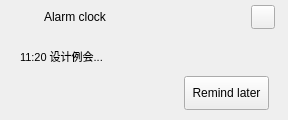
<?xml version="1.0" encoding="UTF-8"?>
<ui version="4.0">
 <class>Natice_alarm</class>
 <widget class="QWidget" name="Natice_alarm">
  <property name="geometry">
   <rect>
    <x>0</x>
    <y>0</y>
    <width>288</width>
    <height>120</height>
   </rect>
  </property>
  <property name="windowTitle">
   <string>Form</string>
  </property>
  <layout class="QVBoxLayout" name="verticalLayout">
   <property name="spacing">
    <number>0</number>
   </property>
   <property name="leftMargin">
    <number>0</number>
   </property>
   <property name="topMargin">
    <number>0</number>
   </property>
   <property name="rightMargin">
    <number>0</number>
   </property>
   <property name="bottomMargin">
    <number>0</number>
   </property>
   <item>
    <widget class="QWidget" name="widget" native="true">
     <property name="minimumSize">
      <size>
       <width>0</width>
       <height>0</height>
      </size>
     </property>
     <property name="maximumSize">
      <size>
       <width>16800</width>
       <height>16800</height>
      </size>
     </property>
     <property name="styleSheet">
      <string notr="true"/>
     </property>
     <layout class="QVBoxLayout" name="verticalLayout_2">
      <property name="spacing">
       <number>0</number>
      </property>
      <property name="topMargin">
       <number>0</number>
      </property>
      <property name="rightMargin">
       <number>8</number>
      </property>
      <item>
       <widget class="QWidget" name="widget_4" native="true">
        <property name="minimumSize">
         <size>
          <width>0</width>
          <height>0</height>
         </size>
        </property>
        <property name="maximumSize">
         <size>
          <width>16777215</width>
          <height>16777215</height>
         </size>
        </property>
        <layout class="QHBoxLayout" name="horizontalLayout">
         <property name="leftMargin">
          <number>5</number>
         </property>
         <property name="topMargin">
          <number>5</number>
         </property>
         <property name="rightMargin">
          <number>5</number>
         </property>
         <item>
          <widget class="QLabel" name="titleIcon">
           <property name="minimumSize">
            <size>
             <width>24</width>
             <height>24</height>
            </size>
           </property>
           <property name="maximumSize">
            <size>
             <width>24</width>
             <height>24</height>
            </size>
           </property>
           <property name="text">
            <string/>
           </property>
          </widget>
         </item>
         <item>
          <widget class="QLabel" name="titleLabel">
           <property name="minimumSize">
            <size>
             <width>100</width>
             <height>22</height>
            </size>
           </property>
           <property name="maximumSize">
            <size>
             <width>100</width>
             <height>22</height>
            </size>
           </property>
           <property name="styleSheet">
            <string notr="true"/>
           </property>
           <property name="text">
            <string>Alarm clock</string>
           </property>
          </widget>
         </item>
         <item>
          <spacer name="horizontalSpacer_5">
           <property name="orientation">
            <enum>Qt::Horizontal</enum>
           </property>
           <property name="sizeHint" stdset="0">
            <size>
             <width>40</width>
             <height>20</height>
            </size>
           </property>
          </spacer>
         </item>
         <item>
          <widget class="QPushButton" name="closeTitleBtn">
           <property name="minimumSize">
            <size>
             <width>24</width>
             <height>24</height>
            </size>
           </property>
           <property name="maximumSize">
            <size>
             <width>24</width>
             <height>24</height>
            </size>
           </property>
           <property name="toolTip">
            <string>Close</string>
           </property>
           <property name="styleSheet">
            <string notr="true"/>
           </property>
           <property name="text">
            <string/>
           </property>
          </widget>
         </item>
        </layout>
       </widget>
      </item>
      <item>
       <widget class="QWidget" name="widget_2" native="true">
        <property name="sizePolicy">
         <sizepolicy hsizetype="Minimum" vsizetype="Minimum">
          <horstretch>0</horstretch>
          <verstretch>0</verstretch>
         </sizepolicy>
        </property>
        <property name="minimumSize">
         <size>
          <width>0</width>
          <height>35</height>
         </size>
        </property>
        <property name="maximumSize">
         <size>
          <width>16777215</width>
          <height>16777215</height>
         </size>
        </property>
        <layout class="QHBoxLayout" name="horizontalLayout_2">
         <property name="spacing">
          <number>0</number>
         </property>
         <property name="leftMargin">
          <number>11</number>
         </property>
         <property name="topMargin">
          <number>0</number>
         </property>
         <property name="rightMargin">
          <number>11</number>
         </property>
         <property name="bottomMargin">
          <number>0</number>
         </property>
         <item>
          <widget class="QLabel" name="timeEndInfo">
           <property name="sizePolicy">
            <sizepolicy hsizetype="Preferred" vsizetype="Preferred">
             <horstretch>0</horstretch>
             <verstretch>0</verstretch>
            </sizepolicy>
           </property>
           <property name="minimumSize">
            <size>
             <width>90</width>
             <height>30</height>
            </size>
           </property>
           <property name="maximumSize">
            <size>
             <width>110</width>
             <height>30</height>
            </size>
           </property>
           <property name="font">
            <font>
             <pointsize>-1</pointsize>
            </font>
           </property>
           <property name="styleSheet">
            <string notr="true">font-size:11px</string>
           </property>
           <property name="text">
            <string>11:20 设计例会...</string>
           </property>
           <property name="alignment">
            <set>Qt::AlignLeading|Qt::AlignLeft|Qt::AlignVCenter</set>
           </property>
          </widget>
         </item>
         <item>
          <widget class="QLabel" name="autoCloseTime">
           <property name="sizePolicy">
            <sizepolicy hsizetype="Preferred" vsizetype="Preferred">
             <horstretch>0</horstretch>
             <verstretch>0</verstretch>
            </sizepolicy>
           </property>
           <property name="minimumSize">
            <size>
             <width>90</width>
             <height>30</height>
            </size>
           </property>
           <property name="maximumSize">
            <size>
             <width>16777215</width>
             <height>30</height>
            </size>
           </property>
           <property name="font">
            <font>
             <pointsize>9</pointsize>
            </font>
           </property>
           <property name="styleSheet">
            <string notr="true"/>
           </property>
          </widget>
         </item>
        </layout>
       </widget>
      </item>
      <item>
       <widget class="QWidget" name="widget_3" native="true">
        <property name="sizePolicy">
         <sizepolicy hsizetype="Minimum" vsizetype="Minimum">
          <horstretch>0</horstretch>
          <verstretch>0</verstretch>
         </sizepolicy>
        </property>
        <property name="minimumSize">
         <size>
          <width>0</width>
          <height>35</height>
         </size>
        </property>
        <layout class="QHBoxLayout" name="horizontalLayout_3">
         <property name="spacing">
          <number>0</number>
         </property>
         <property name="leftMargin">
          <number>0</number>
         </property>
         <property name="topMargin">
          <number>0</number>
         </property>
         <property name="rightMargin">
          <number>11</number>
         </property>
         <property name="bottomMargin">
          <number>0</number>
         </property>
         <item>
          <spacer name="horizontalSpacer_4">
           <property name="orientation">
            <enum>Qt::Horizontal</enum>
           </property>
           <property name="sizeHint" stdset="0">
            <size>
             <width>40</width>
             <height>20</height>
            </size>
           </property>
          </spacer>
         </item>
         <item>
          <widget class="QPushButton" name="remindLateBtn">
           <property name="sizePolicy">
            <sizepolicy hsizetype="Minimum" vsizetype="Minimum">
             <horstretch>0</horstretch>
             <verstretch>0</verstretch>
            </sizepolicy>
           </property>
           <property name="minimumSize">
            <size>
             <width>85</width>
             <height>34</height>
            </size>
           </property>
           <property name="maximumSize">
            <size>
             <width>120</width>
             <height>34</height>
            </size>
           </property>
           <property name="layoutDirection">
            <enum>Qt::LeftToRight</enum>
           </property>
           <property name="text">
            <string>Remind later</string>
           </property>
          </widget>
         </item>
        </layout>
       </widget>
      </item>
     </layout>
    </widget>
   </item>
  </layout>
 </widget>
 <resources/>
 <connections/>
</ui>
